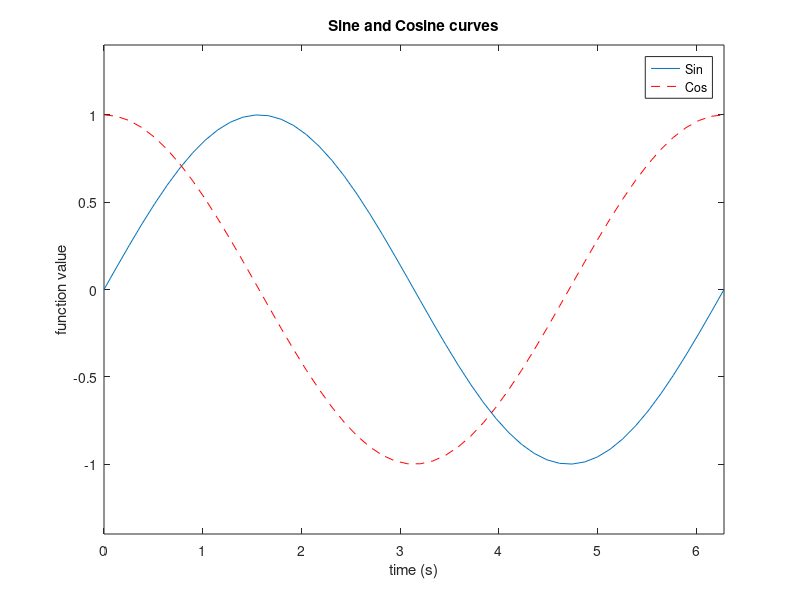

Source code (MATLAB):
%twolineplot will graph one oscillation of sine and cosine.

%{Ben Hagenau, SID: 105932529, CSCI 1320, Assignment 4, Section: 302%}
%{Last edited: 2/7/16%}

%Create a figure window in preperation for plot
figure
%Define the values of the x-axis, time, from 0 to 2pi broken into 50
%seperate values. Supress vector outcome.
t=linspace(0,2*pi,50);
%plot sin(t) on the figure.
plot(t,sin(t))
%hold the current graph of sin(t) so that cos(t) can be superimposed on the
%same set of axis.
hold on
%plot cos(t) as a red dashed line superimposed on the same plot as sin(t).
plot(t,cos(t),'r--')
%label the x axis as time in seconds.
xlabel('time (s)')
%label the y axis as function value; those functions being sin(t) and
%cos(t).
ylabel('function value')
%title the graph "Sine and Cosine curves".
title('Sine and Cosine curves')
%create a legend to signify sin(t), Sin, and cos(t), Cos.
legend('Sin','Cos')
%bound the x-axis between 0 and 2pi.
xlim([0,2*pi])
%bound the y-axis between -1.4 and 1.4.
ylim([-1.4,1.4])